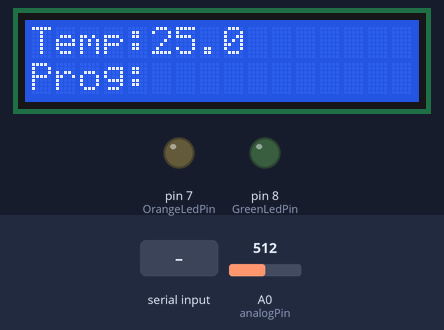
Simulated run of this sketch. Board: Arduino Uno, built with avr-gcc and run on an emulated ATmega328P. Shown: 16×2 character LCD, output pins drawn as LEDs (lit = HIGH). Inputs (shaded band) come from the test bench; at power-on: A0 (analogPin) = 512. What the sketch prints to the serial monitor is not drawn.

Above: at 1.2 s.
1.3 s: "9" received over Serial
At 5.9 s:
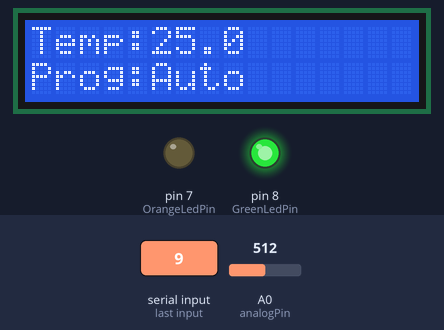
6.5 s: "1" received over Serial
At 11.0 s:
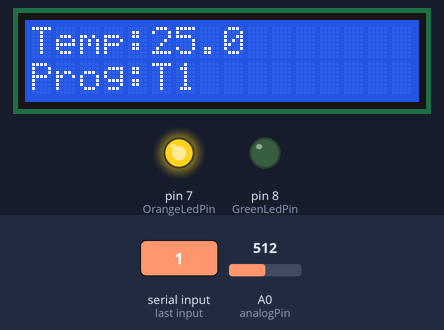
11.5 s: "0" received over Serial
At 16.1 s:
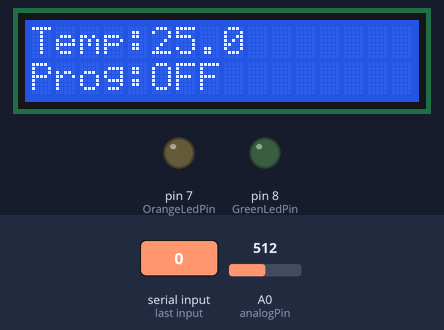
16.5 s: A0 (analogPin) set to 716
At 21.2 s:
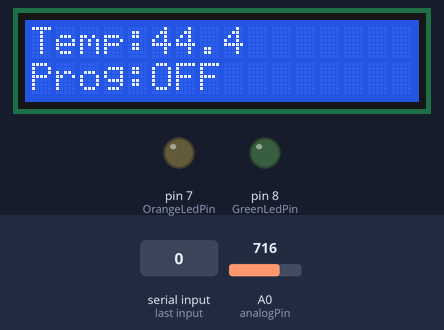
21.5 s: A0 (analogPin) set to 900
At 26.2 s:
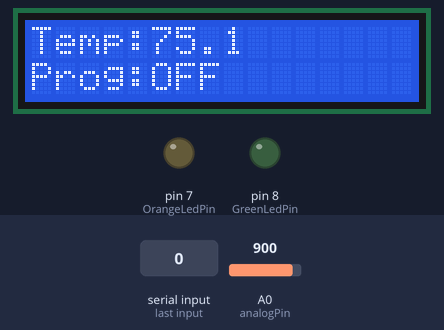
26.5 s: A0 (analogPin) set to 1023
At 31.3 s:
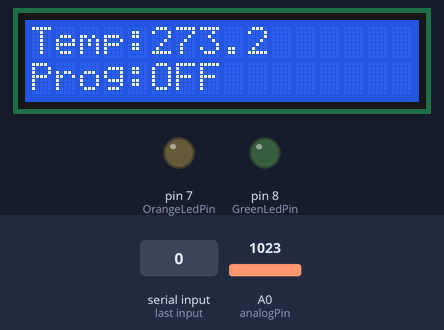
Timing chart, 0 to 32.5 s (numbered marks = the images above; inputs shaded):
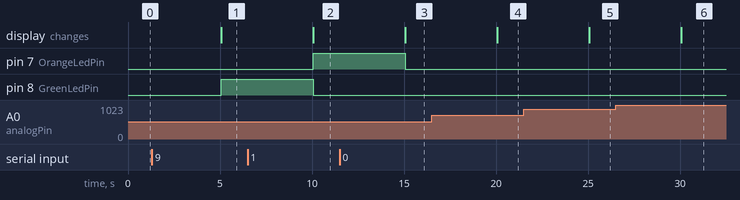

Measured:
- after the input at 1.3 s, pin 8 (GreenLedPin): LOW → HIGH after 3.8 s; the display: changes after 3.8 s (image 1)
- after the input at 6.5 s, pin 7 (OrangeLedPin): LOW → HIGH after 3.6 s; pin 8 (GreenLedPin): HIGH → LOW after 3.6 s; the display: changes after 3.6 s (image 2)
- after the input at 11.5 s, pin 7 (OrangeLedPin): HIGH → LOW after 3.6 s; the display: changes after 3.6 s (image 3)
- after the input at 16.5 s, the display: changes after 3.6 s (image 4)
- after the input at 21.5 s, the display: changes after 3.6 s (image 5)
- after the input at 26.5 s, the display: changes after 3.6 s (image 6)

The sketch:

fachintemp.ino
```cpp
//////////////////////////////////////////////////////
// My personal project for a GSM thermostat
// using an Arduino Uno Rev3 and a Raspberry Pi 2
//
// still far from the final objective
// done:
// - temperature sensor
// - LCD screen displaying current temperature
// - orange led when in MANUAL mode, green when AUTO
//
// todo:
// - time! I need to know what time is it for AUTO!!
// - complete programming for AUTO mode
// - buy GSM module
// - make the GSM module work
// - test test test and more tests possibly
// - build a case and nicely assemble everything
//
//////////////////////////////////////////////////////


// include the library code:
#include <LiquidCrystal.h>

#define analogPin  A0 //the thermistor attach to
#define beta 4090 //the beta of the thermistor
#define resistance 10 //the value of the pull-down resistor

// initialize the library with the numbers of the interface pins
LiquidCrystal lcd(12, 11, 5, 4, 3, 2);
// red and green Led pins
const int OrangeLedPin = 7;
const int GreenLedPin = 8;
char incomingByte = 0;


void setup() {
  // Log: open the serial port at 9600 bps
  Serial.begin(9600);

  // set up the LCD's number of columns and rows:
  lcd.begin(16, 2);
  // Print a message to the LCD.
  lcd.print("Temp:");
  lcd.setCursor(0, 1);
  lcd.print("Prog:");
  pinMode(OrangeLedPin,OUTPUT);
  pinMode(GreenLedPin,OUTPUT);

}

void loop() {
  //read thermistor value
  long a = analogRead(analogPin);
  //the calculating formula of temperature
  float tempC = beta /(log((1025.0 * 10 / a - 10) / 10) + beta / 298.0) - 273.0;
  //tempC = tempC -2; // calibration :)

  // set the cursor to column 0, line 1
  // (note: line 1 is the second row, since counting begins with 0):
  lcd.setCursor(5, 0);
  lcd.print(tempC,1);

  if (Serial.available() > 0) {
    // read the incoming byte:
    incomingByte = Serial.read();
    // say what you got:
    //Serial.print("I received: ");
    //Serial.println(incomingByte,DEC);
    processProg(incomingByte);
  }

  Serial.println(tempC,1);

  delay(5000); //wait for 5 sec then recheck
}

void processProg(char prog) {
  lcd.setCursor(5, 1);
  if (prog=='0') {
    lcd.print("OFF    ");
    digitalWrite(OrangeLedPin,LOW);//turn off the orange led
    digitalWrite(GreenLedPin,LOW);//turn on the green led
  } else if (prog=='9') {
    lcd.print("Auto   ");
    digitalWrite(OrangeLedPin,LOW);//turn off the orange led
    digitalWrite(GreenLedPin,HIGH);//turn on the green led
  } else {
    lcd.print("T");
    lcd.print(prog);
    lcd.print("     ");
    digitalWrite(OrangeLedPin,HIGH);//turn on the orange led
    digitalWrite(GreenLedPin,LOW);//turn off the green led
  }
}
```
